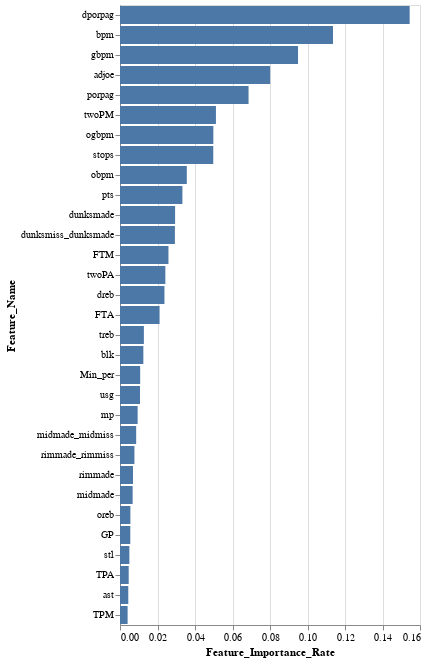

This figure's notebook cell:
### Code cell
# Extracting the contribution of each feature to predictions

# i) Generating a 'feature_names' dataframe for extracting the names of features
feature_names = pd.DataFrame(df_data[df_selected_features])

# ii) Creating 'df_rf_feature_imporance' dataframe with features names and their corresponding importance measures information
df_rf_feature_imporance = pd.DataFrame({'Feature_Name': feature_names.columns,
                                        'Feature_Importance_Rate': rf_classifier2.feature_importances_})

# iii) Displaying a horizontal bar chart to illustrate the rates of feature importance for each feature within the dataset
print('\nFeature Importance Measures')
alt.Chart(df_rf_feature_imporance).mark_bar().encode(x='Feature_Importance_Rate',
                                                    y=alt.Y('Feature_Name', sort='-x'),
                                                    tooltip=['Feature_Name','Feature_Importance_Rate'])

### Figure 1 — Vega-Lite specification as saved in the notebook (floating-point values rounded to 4 significant figures)
{"config": {"view": {"continuousWidth": 300, "continuousHeight": 300}}, "data": {"name": "data-6f7a2c508aa1b4a49c8f85aac3c23f38"}, "mark": {"type": "bar"}, "encoding": {"tooltip": [{"field": "Feature_Name", "type": "nominal"}, {"field": "Feature_Importance_Rate", "type": "quantitative"}], "x": {"field": "Feature_Importance_Rate", "type": "quantitative"}, "y": {"field": "Feature_Name", "sort": "-x", "type": "nominal"}}, "$schema": "https://vega.github.io/schema/vega-lite/v5.8.0.json", "datasets": {"data-6f7a2c508aa1b4a49c8f85aac3c23f38": [{"Feature_Name": "GP", "Feature_Importance_Rate": 0.00549}, {"Feature_Name": "Min_per", "Feature_Importance_Rate": 0.01076}, {"Feature_Name": "usg", "Feature_Importance_Rate": 0.01066}, {"Feature_Name": "FTM", "Feature_Importance_Rate": 0.02584}, {"Feature_Name": "FTA", "Feature_Importance_Rate": 0.02111}, {"Feature_Name": "twoPM", "Feature_Importance_Rate": 0.05117}, {"Feature_Name": "twoPA", "Feature_Importance_Rate": 0.02419}, {"Feature_Name": "TPM", "Feature_Importance_Rate": 0.004059}, {"Feature_Name": "TPA", "Feature_Importance_Rate": 0.004644}, {"Feature_Name": "porpag", "Feature_Importance_Rate": 0.06856}, {"Feature_Name": "rimmade", "Feature_Importance_Rate": 0.006943}, {"Feature_Name": "rimmade_rimmiss", "Feature_Importance_Rate": 0.007699}, {"Feature_Name": "midmade", "Feature_Importance_Rate": 0.006747}, {"Feature_Name": "midmade_midmiss", "Feature_Importance_Rate": 0.008628}, {"Feature_Name": "dunksmade", "Feature_Importance_Rate": 0.02939}, {"Feature_Name": "dunksmiss_dunksmade", "Feature_Importance_Rate": 0.02929}, {"Feature_Name": "dporpag", "Feature_Importance_Rate": 0.1545}, {"Feature_Name": "stops", "Feature_Importance_Rate": 0.04974}, {"Feature_Name": "bpm", "Feature_Importance_Rate": 0.1136}, {"Feature_Name": "obpm", "Feature_Importance_Rate": 0.03563}, {"Feature_Name": "gbpm", "Feature_Importance_Rate": 0.09495}, {"Feature_Name": "mp", "Feature_Importance_Rate": 0.009416}, {"Feature_Name": "ogbpm", "Feature_Importance_Rate": 0.04979}, {"Feature_Name": "oreb", "Feature_Importance_Rate": 0.00554}, {"Feature_Name": "dreb", "Feature_Importance_Rate": 0.0237}, {"Feature_Name": "treb", "Feature_Importance_Rate": 0.01274}, {"Feature_Name": "ast", "Feature_Importance_Rate": 0.00442}, {"Feature_Name": "stl", "Feature_Importance_Rate": 0.004997}, {"Feature_Name": "blk", "Feature_Importance_Rate": 0.01245}, {"Feature_Name": "pts", "Feature_Importance_Rate": 0.03328}, {"Feature_Name": "adjoe", "Feature_Importance_Rate": 0.08008}]}}
